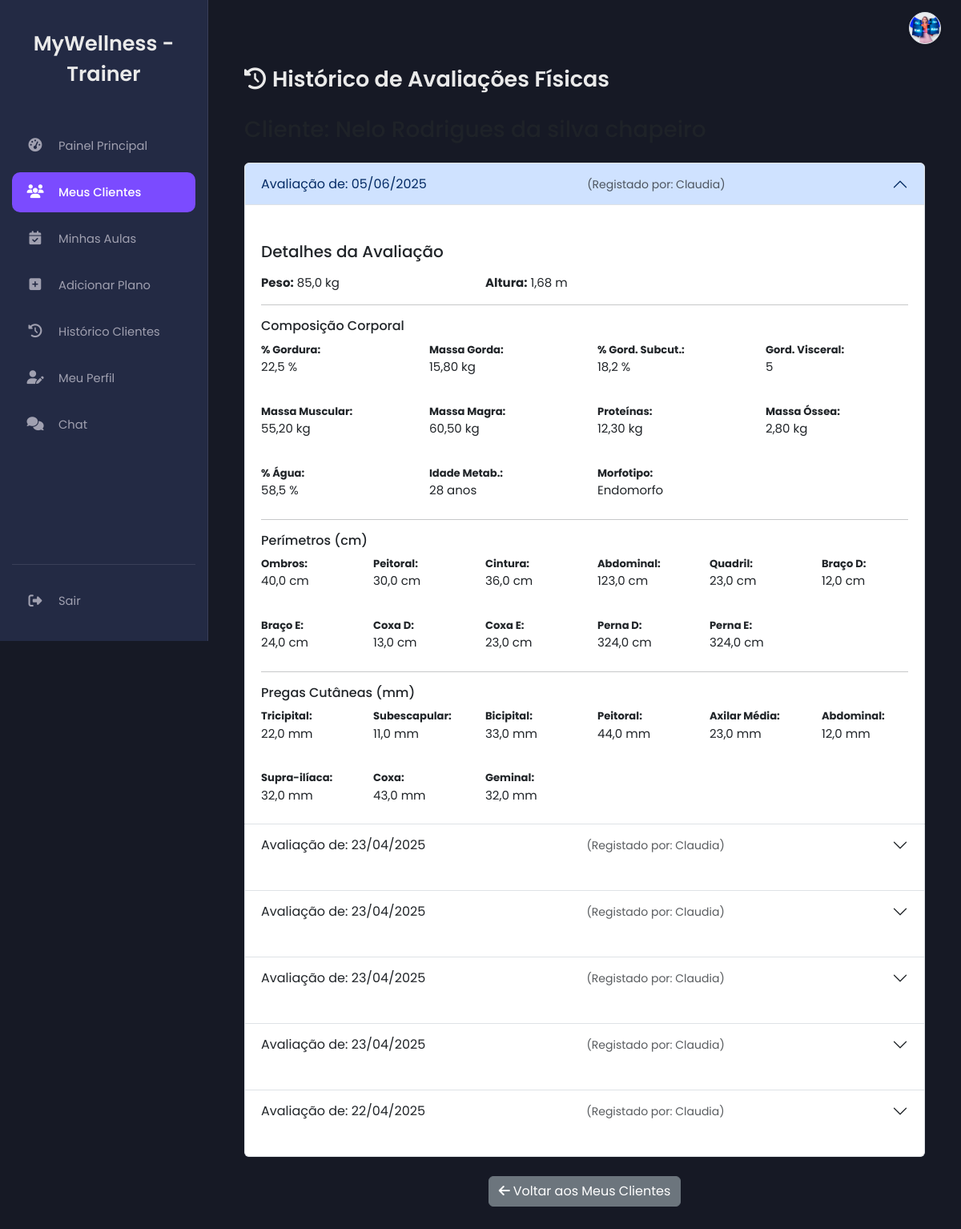
The page /assessment_history.php?client_id=2 (signed in) on the database its author committed.
### tables this page shows
CREATE TABLE `history_assessments` (
  `id` int(11) NOT NULL,
  `client_id` int(11) NOT NULL COMMENT 'FK para clients.id',
  `assessment_date` date NOT NULL COMMENT 'Data em que esta avaliação foi feita',
  `recorded_by_user_id` int(11) DEFAULT NULL COMMENT 'FK para users.id (quem registou)',
  `weight` decimal(5,1) DEFAULT NULL COMMENT 'Peso (Kg) na data da avaliação',
  `height` decimal(3,2) DEFAULT NULL COMMENT 'Altura (m) na data da avaliação',
  `fat_mass_percentage` decimal(5,2) DEFAULT NULL,
  `fat_mass_kg` decimal(5,2) DEFAULT NULL,
  `gordura_subcutanea` decimal(5,2) DEFAULT NULL,
  `visceral_fat_index` int(11) DEFAULT NULL,
  `muscle_mass_kg` decimal(5,2) DEFAULT NULL,
  `lean_mass_kg` decimal(5,2) DEFAULT NULL,
  `proteinas` decimal(5,2) DEFAULT NULL,
  `bone_mass_kg` decimal(5,2) DEFAULT NULL,
  `water_percentage` decimal(5,2) DEFAULT NULL,
  `idade_metabolica` int(11) DEFAULT NULL,
  `morfotipo` varchar(50) DEFAULT NULL,
  `lean_mass_percentage` decimal(5,2) DEFAULT NULL,
  `ombros` decimal(5,1) DEFAULT NULL,
  `peitoral_dorsal` decimal(5,1) DEFAULT NULL,
  `cintura` decimal(5,1) DEFAULT NULL,
  `abdominal` decimal(5,1) DEFAULT NULL,
  `quadril` decimal(5,1) DEFAULT NULL,
  `braco_direito` decimal(5,1) DEFAULT NULL,
  `braco_esquerdo` decimal(5,1) DEFAULT NULL,
  `coxa_direita` decimal(5,1) DEFAULT NULL,
  `coxa_esquerda` decimal(5,1) DEFAULT NULL,
  `perna_direita` decimal(5,1) DEFAULT NULL,
  `perna_esquerda` decimal(5,1) DEFAULT NULL,
  `tricipital` decimal(4,1) DEFAULT NULL,
  `subescapular` decimal(4,1) DEFAULT NULL,
  `bicipital` decimal(4,1) DEFAULT NULL,
  `peitoral` decimal(4,1) DEFAULT NULL,
  `axilar_media` decimal(4,1) DEFAULT NULL,
  `abdominal_plicometria` decimal(4,1) DEFAULT NULL,
  `supra_iliaca` decimal(4,1) DEFAULT NULL,
  `coxa` decimal(4,1) DEFAULT NULL,
  `geminal` decimal(4,1) DEFAULT NULL,
  `created_at` timestamp NOT NULL DEFAULT current_timestamp() COMMENT 'Data/Hora de inserção do registo'
);

CREATE TABLE `users` (
  `id` int(11) NOT NULL,
  `name` varchar(100) NOT NULL,
  `email` varchar(100) NOT NULL,
  `gender` varchar(10) DEFAULT NULL,
  `numero_telemovel` varchar(25) DEFAULT NULL COMMENT 'Número de telemóvel do utilizador',
  `password` varchar(255) NOT NULL,
  `role` enum('client','trainer','nutritionist','admin','receptionist') DEFAULT NULL,
  `token` varchar(255) DEFAULT NULL,
  `reset_token` varchar(255) DEFAULT NULL,
  `reset_token_expires_at` datetime DEFAULT NULL,
  `first_login` tinyint(1) NOT NULL DEFAULT 1,
  `created_at` timestamp NOT NULL DEFAULT current_timestamp(),
  `profile_picture` varchar(255) DEFAULT NULL
);

### assessment_history.php (the view, shortened to what this page needs)
<?php
include 'db.php';
include 'header.php';
$user_id = $_SESSION['user_id'];
$user_role = $_SESSION['role'];
$page_error = '';
$assessments = [];
$client_id_from_url = null;
$client_name = 'Desconhecido';
if ($user_role === 'client') {
    try {
        $stmt_get_client_id = $pdo->prepare("SELECT id FROM clients WHERE user_id = ? LIMIT 1");
        $stmt_get_client_id->execute([$user_id]);
        $client_id_from_db = $stmt_get_client_id->fetchColumn();
        if ($client_id_from_db) {
            $client_id_from_url = $client_id_from_db;
            $client_name = $_SESSION['name'];
        } else {
            $page_error = "Registo de cliente não encontrado para este utilizador.";
        }
    } catch (PDOException $e) {
         $page_error = "Erro ao buscar ID do cliente: " . $e->getMessage();
    }
} elseif (in_array($user_role, ['trainer', 'nutritionist'])) {
    if (isset($_GET['client_id']) && filter_var($_GET['client_id'], FILTER_VALIDATE_INT)) {
        $client_id_from_url = (int)$_GET['client_id'];
        try {
            $stmt_name = $pdo->prepare("SELECT u.name FROM users u JOIN clients c ON u.id = c.user_id WHERE c.id = ?");
            $stmt_name->execute([$client_id_from_url]);
            $name_result = $stmt_name->fetchColumn();
            if ($name_result) {
                $client_name = $name_result;
            } else {
                 $page_error = "Cliente com ID fornecido não encontrado.";
                 $client_id_from_url = null;
            }
        } catch (PDOException $e) {
             $page_error = "Erro ao buscar nome do cliente: " . $e->getMessage();
             $client_id_from_url = null;
        }
    } else {
        $page_error = "ID do cliente não fornecido ou inválido na URL.";
    }
} else {
    $page_error = "Acesso não permitido para este tipo de utilizador.";
}
if ($client_id_from_url && !$page_error) {
    try {
        $stmt = $pdo->prepare("
            SELECT ha.*, u_recorder.name as recorder_name -- << NOME DA TABELA ATUALIZADO
            FROM history_assessments ha -- << NOME DA TABELA ATUALIZADO
            LEFT JOIN users u_recorder ON ha.recorded_by_user_id = u_recorder.id
            WHERE ha.client_id = :client_id
            ORDER BY ha.assessment_date DESC, ha.id DESC
        ");
        $stmt->execute(['client_id' => $client_id_from_url]);
        $assessments = $stmt->fetchAll(PDO::FETCH_ASSOC);
    } catch (PDOException $e) {
        $page_error = "Erro ao buscar histórico de avaliações: " . $e->getMessage();
        error_log($page_error);
    }
}
if ($user_role === 'client') {
    $active_page = 'ficha_pessoal.php';
    include 'sidebar_client.php';
} elseif ($user_role === 'trainer') {
    include 'sidebar_trainer.php';
}
function displayInfo($value, $unit = '', $decimals = 1, $na_text = '<span class="text-muted fst-italic">N/D</span>') {
    if (isset($value) && $value !== null && $value !== '') {
        if (is_numeric($value) && !empty($unit)) {
             return htmlspecialchars(number_format((float)$value, $decimals, ',', '.')) . $unit;
        }
        return htmlspecialchars($value);
    }
    return $na_text;
}
?>
<main class="main-content">
    <div class="container mt-5">
        <h2><i class="fas fa-history me-2"></i>Histórico de Avaliações Físicas</h2>
        <h3 class="text-muted mb-4">Cliente: <?= htmlspecialchars($client_name) ?></h3>
        <?php if (!empty($page_error)): ?>
            <div class="alert alert-danger"><?= htmlspecialchars($page_error) ?></div>
        <?php elseif (!$client_id_from_url): ?>
             <div class="alert alert-warning">Não foi possível determinar o cliente para exibir o histórico.</div>
        <?php elseif (empty($assessments)): ?>
            <div class="alert alert-info">Nenhum histórico de avaliações encontrado para este cliente.</div>
        <?php else: ?>
            <div class="accordion" id="assessmentHistoryAccordion">
                <?php foreach ($assessments as $index => $assessment): ?>
                    <div class="accordion-item">
                        <h2 class="accordion-header" id="heading<?= $assessment['id'] ?>">
                            <button class="accordion-button <?= $index > 0 ? 'collapsed' : '' ?>" type="button" data-bs-toggle="collapse" data-bs-target="#collapse<?= $assessment['id'] ?>" aria-expanded="<?= $index === 0 ? 'true' : 'false' ?>" aria-controls="collapse<?= $assessment['id'] ?>">
                                Avaliação de: <?= htmlspecialchars(date('d/m/Y', strtotime($assessment['assessment_date']))) ?>
                                <?php if ($assessment['recorder_name']): ?>
                                    <small class="text-muted ms-auto me-2">(Registado por: <?= htmlspecialchars($assessment['recorder_name']) ?>)</small>
                                <?php endif; ?>
                            </button>
                        </h2>
                        <div id="collapse<?= $assessment['id'] ?>" class="accordion-collapse collapse <?= $index === 0 ? 'show' : '' ?>" aria-labelledby="heading<?= $assessment['id'] ?>" data-bs-parent="#assessmentHistoryAccordion">
                            <div class="accordion-body">
                                <h5 class="mb-3">Detalhes da Avaliação</h5>
                                <div class="row mb-3">
                                    <div class="col-md-4"><strong>Peso:</strong> <?= displayInfo($assessment['weight'] ?? null, ' kg', 1) ?></div>
                                    <div class="col-md-4"><strong>Altura:</strong> <?= displayInfo($assessment['height'] ?? null, ' m', 2) ?></div>
                                </div>
                                <hr>
                                <h6 class="mt-3 mb-2">Composição Corporal</h6>
                                <div class="row">
                                    <div class="col-md-6 col-lg-3 mb-2"> <small><strong>% Gordura:</strong></small> <br><?= displayInfo($assessment['fat_mass_percentage'] ?? null, ' %', 1) ?></div>
                                    <div class="col-md-6 col-lg-3 mb-2"> <small><strong>Massa Gorda:</strong></small> <br><?= displayInfo($assessment['fat_mass_kg'] ?? null, ' kg', 2) ?></div>
                                    <div class="col-md-6 col-lg-3 mb-2"> <small><strong>% Gord. Subcut.:</strong></small> <br><?= displayInfo($assessment['gordura_subcutanea'] ?? null, ' %', 1) ?></div>
                                    <div class="col-md-6 col-lg-3 mb-2"> <small><strong>Gord. Visceral:</strong></small> <br><?= displayInfo($assessment['visceral_fat_index'] ?? null, '', 0) ?></div>
                                    <div class="col-md-6 col-lg-3 mb-2"> <small><strong>Massa Muscular:</strong></small> <br><?= displayInfo($assessment['muscle_mass_kg'] ?? null, ' kg', 2) ?></div>
                                    <div class="col-md-6 col-lg-3 mb-2"> <small><strong>Massa Magra:</strong></small> <br><?= displayInfo($assessment['lean_mass_kg'] ?? null, ' kg', 2) ?></div>
                                    <div class="col-md-6 col-lg-3 mb-2"> <small><strong>Proteínas:</strong></small> <br><?= displayInfo($assessment['proteinas'] ?? null, ' kg', 2) ?></div>
                                    <div class="col-md-6 col-lg-3 mb-2"> <small><strong>Massa Óssea:</strong></small> <br><?= displayInfo($assessment['bone_mass_kg'] ?? null, ' kg', 2) ?></div>
                                    <div class="col-md-6 col-lg-3 mb-2"> <small><strong>% Água:</strong></small> <br><?= displayInfo($assessment['water_percentage'] ?? null, ' %', 1) ?></div>
                                    <div class="col-md-6 col-lg-3 mb-2"> <small><strong>Idade Metab.:</strong></small> <br><?= displayInfo($assessment['idade_metabolica'] ?? null, ' anos', 0) ?></div>
                                    <div class="col-md-6 col-lg-3 mb-2"> <small><strong>Morfotipo:</strong></small> <br><?= displayInfo($assessment['morfotipo'] ?? null) ?></div>
                                </div>
                                <hr>
                                <h6 class="mt-3 mb-2">Perímetros (cm)</h6>
                                <div class="row">
                                    <div class="col-md-4 col-lg-2 mb-2"><small><strong>Ombros:</strong></small><br><?= displayInfo($assessment['ombros'] ?? null, ' cm', 1) ?></div>
                                    <div class="col-md-4 col-lg-2 mb-2"><small><strong>Peitoral:</strong></small><br><?= displayInfo($assessment['peitoral_dorsal'] ?? null, ' cm', 1) ?></div>
                                    <div class="col-md-4 col-lg-2 mb-2"><small><strong>Cintura:</strong></small><br><?= displayInfo($assessment['cintura'] ?? null, ' cm', 1) ?></div>
                                    <div class="col-md-4 col-lg-2 mb-2"><small><strong>Abdominal:</strong></small><br><?= displayInfo($assessment['abdominal'] ?? null, ' cm', 1) ?></div>
                                    <div class="col-md-4 col-lg-2 mb-2"><small><strong>Quadril:</strong></small><br><?= displayInfo($assessment['quadril'] ?? null, ' cm', 1) ?></div>
                                    <div class="col-md-4 col-lg-2 mb-2"><small><strong>Braço D:</strong></small><br><?= displayInfo($assessment['braco_direito'] ?? null, ' cm', 1) ?></div>
                                    <div class="col-md-4 col-lg-2 mb-2"><small><strong>Braço E:</strong></small><br><?= displayInfo($assessment['braco_esquerdo'] ?? null, ' cm', 1) ?></div>
                                    <div class="col-md-4 col-lg-2 mb-2"><small><strong>Coxa D:</strong></small><br><?= displayInfo($assessment['coxa_direita'] ?? null, ' cm', 1) ?></div>
                                    <div class="col-md-4 col-lg-2 mb-2"><small><strong>Coxa E:</strong></small><br><?= displayInfo($assessment['coxa_esquerda'] ?? null, ' cm', 1) ?></div>
                                    <div class="col-md-4 col-lg-2 mb-2"><small><strong>Perna D:</strong></small><br><?= displayInfo($assessment['perna_direita'] ?? null, ' cm', 1) ?></div>
                                    <div class="col-md-4 col-lg-2 mb-2"><small><strong>Perna E:</strong></small><br><?= displayInfo($assessment['perna_esquerda'] ?? null, ' cm', 1) ?></div>
                                </div>
                                <hr>
                                <h6 class="mt-3 mb-2">Pregas Cutâneas (mm)</h6>
                                 <div class="row">
                                    <div class="col-md-4 col-lg-2 mb-2"><small><strong>Tricipital:</strong></small><br><?= displayInfo($assessment['tricipital'] ?? null, ' mm', 1) ?></div>
                                    <div class="col-md-4 col-lg-2 mb-2"><small><strong>Subescapular:</strong></small><br><?= displayInfo($assessment['subescapular'] ?? null, ' mm', 1) ?></div>
                                    <div class="col-md-4 col-lg-2 mb-2"><small><strong>Bicipital:</strong></small><br><?= displayInfo($assessment['bicipital'] ?? null, ' mm', 1) ?></div>
                                    <div class="col-md-4 col-lg-2 mb-2"><small><strong>Peitoral:</strong></small><br><?= displayInfo($assessment['peitoral'] ?? null, ' mm', 1) ?></div>
                                    <div class="col-md-4 col-lg-2 mb-2"><small><strong>Axilar Média:</strong></small><br><?= displayInfo($assessment['axilar_media'] ?? null, ' mm', 1) ?></div>
                                    <div class="col-md-4 col-lg-2 mb-2"><small><strong>Abdominal:</strong></small><br><?= displayInfo($assessment['abdominal_plicometria'] ?? null, ' mm', 1) ?></div>
                                    <div class="col-md-4 col-lg-2 mb-2"><small><strong>Supra-ilíaca:</strong></small><br><?= displayInfo($assessment['supra_iliaca'] ?? null, ' mm', 1) ?></div>
                                    <div class="col-md-4 col-lg-2 mb-2"><small><strong>Coxa:</strong></small><br><?= displayInfo($assessment['coxa'] ?? null, ' mm', 1) ?></div>
                                    <div class="col-md-4 col-lg-2 mb-2"><small><strong>Geminal:</strong></small><br><?= displayInfo($assessment['geminal'] ?? null, ' mm', 1) ?></div>
                                </div>
                            </div>
                        </div>
                    </div>
                <?php endforeach; ?>
            </div>
        <?php endif; ?>
        <div class="text-center mt-4">
            <?php
            if ($user_role === 'client') {
                echo '<a href="ficha_pessoal.php" class="btn btn-secondary"><i class="fas fa-arrow-left me-1"></i>Voltar à Ficha Pessoal</a>';
            } elseif ($user_role === 'trainer') {
                 echo '<a href="my_clients.php" class="btn btn-secondary"><i class="fas fa-arrow-left me-1"></i>Voltar aos Meus Clientes</a>';
            } elseif ($user_role === 'nutritionist') {
                 echo '<a href="client_list_nutritionist.php" class="btn btn-secondary"><i class="fas fa-arrow-left me-1"></i>Voltar à Lista de Clientes</a>';
            }
            ?>
        </div>
    </div>
</main>
<?php
include 'footer.php';
?>

### rows shown on the page
history_assessments: assessment_date "05/06/2025", recorded_by_user.name "Claudia", weight "85,0 kg", height "1,68 m", fat_mass_percentage "22,5 %", fat_mass_kg "15,80 kg", gordura_subcutanea "18,2 %", visceral_fat_index "5", muscle_mass_kg "55,20 kg", lean_mass_kg "60,50 kg", proteinas "12,30 kg", bone_mass_kg "2,80 kg", water_percentage "58,5 %", idade_metabolica "28 anos", morfotipo "Endomorfo", ombros "40,0 cm", peitoral_dorsal "30,0 cm", cintura "36,0 cm", abdominal "123,0 cm", quadril "23,0 cm", braco_direito "12,0 cm", braco_esquerdo "24,0 cm", coxa_direita "13,0 cm", coxa_esquerda "23,0 cm", perna_direita "324,0 cm", perna_esquerda+perna_direita "324,0 cm", tricipital "22,0 mm", subescapular "11,0 mm", bicipital "33,0 mm", peitoral "44,0 mm", axilar_media "23,0 mm", abdominal_plicometria "12,0 mm", supra_iliaca "32,0 mm", coxa "43,0 mm", geminal "32,0 mm"
history_assessments: assessment_date "23/04/2025", recorded_by_user.name "Claudia"
history_assessments: assessment_date "23/04/2025", recorded_by_user.name "Claudia"
history_assessments: assessment_date "23/04/2025", recorded_by_user.name "Claudia"
history_assessments: assessment_date "23/04/2025", recorded_by_user.name "Claudia"
history_assessments: assessment_date "22/04/2025", recorded_by_user.name "Claudia"
